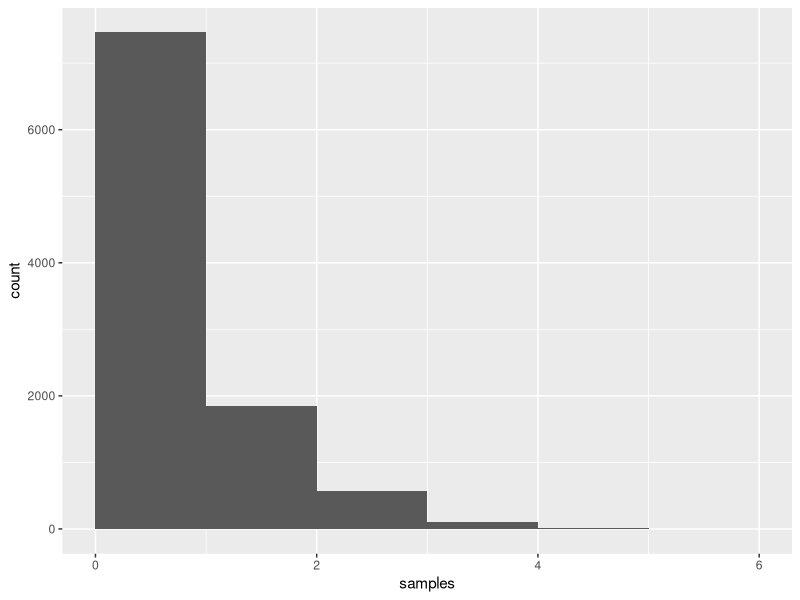
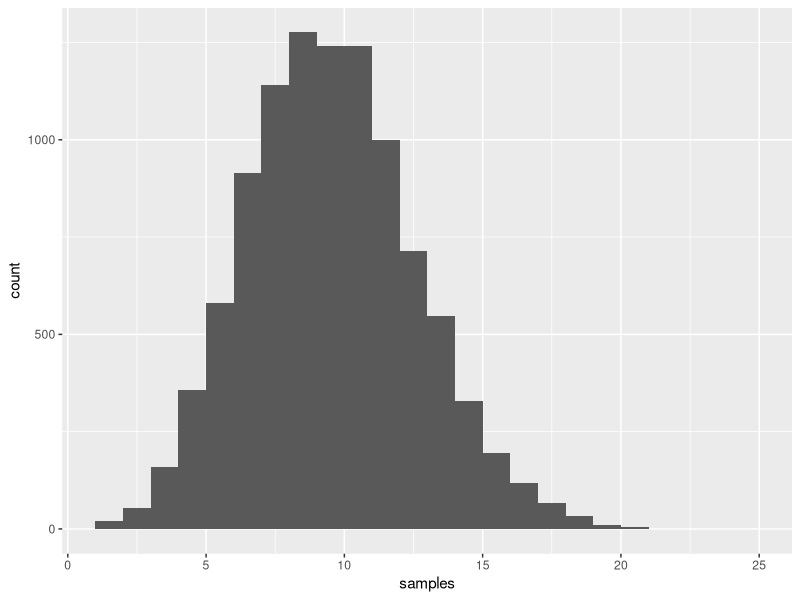
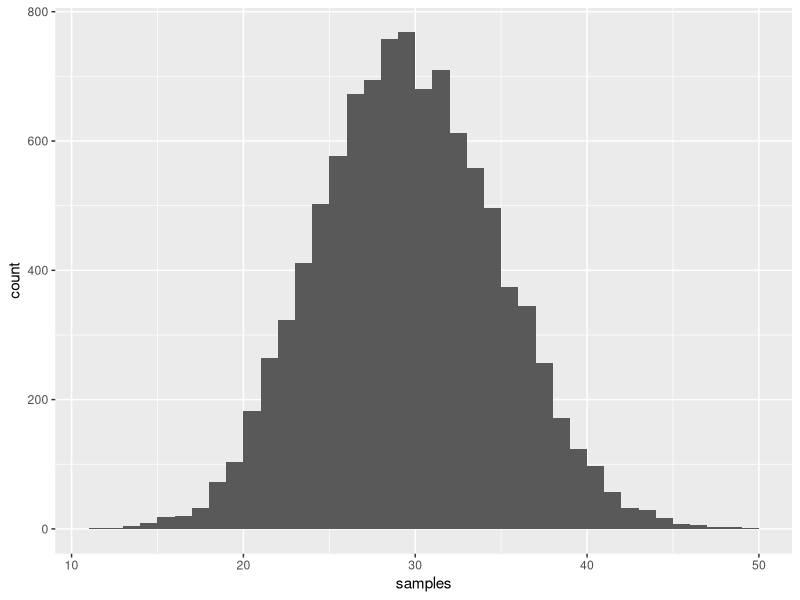
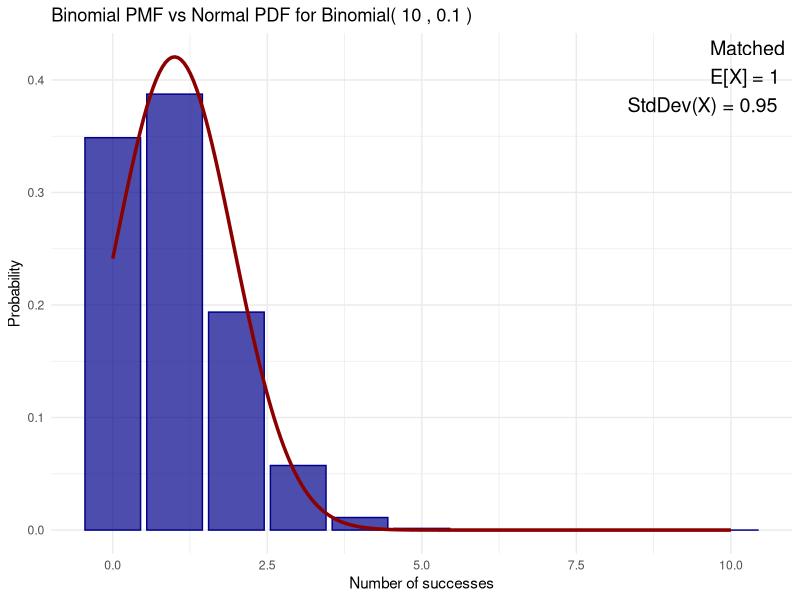
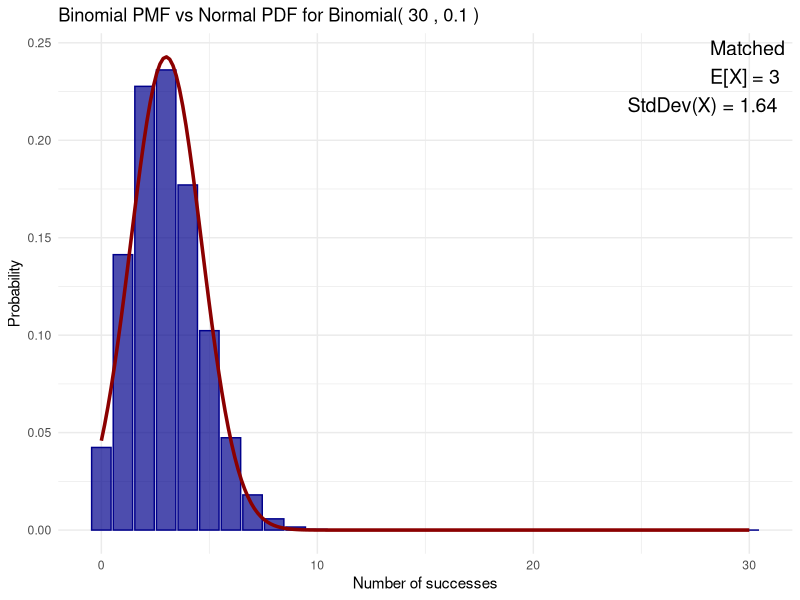
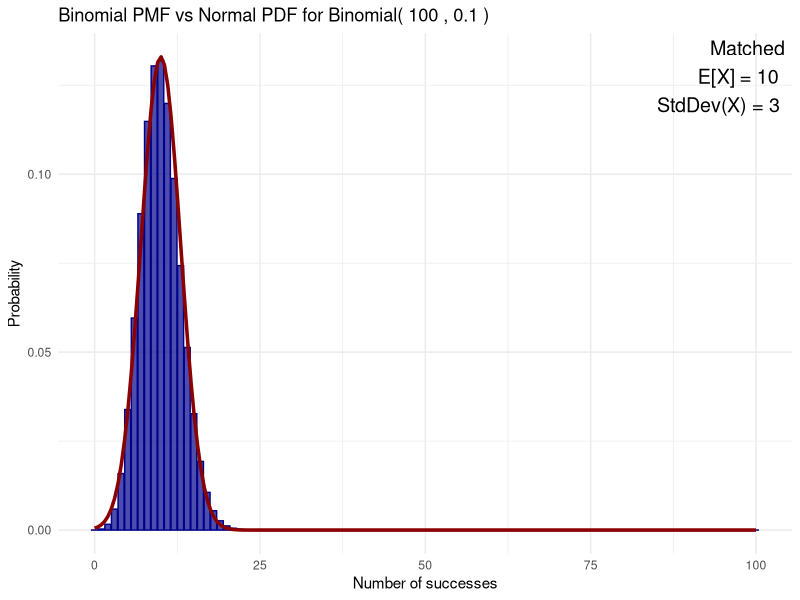
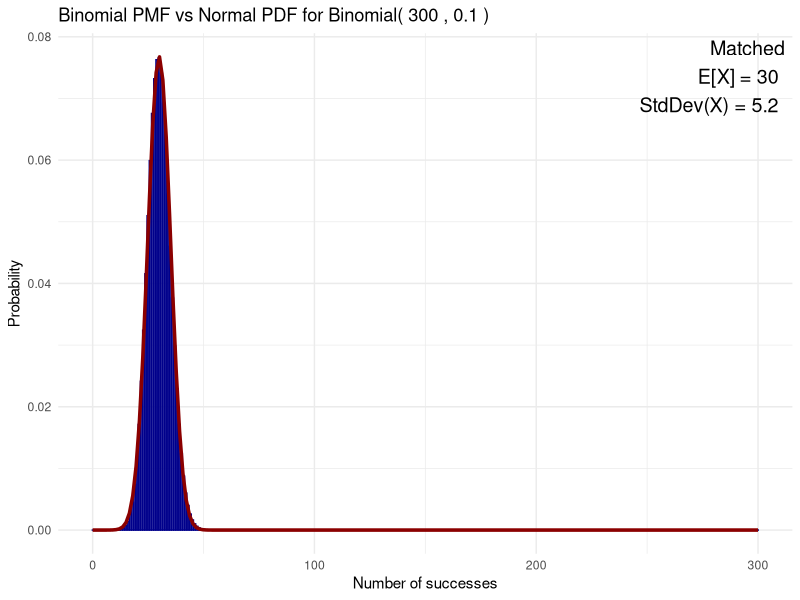

The R script that drew these images, in order:
# ---- 0. Setup and load libraries, if any ----

library(ggplot2)  # load the graphing library


# ---- 1. Binomial Distribution ----
# let X1 be the number of successes if you flip a coin 10 times and the 
# probability of a heads is 0.1. Simulate X1 10000 times

# draw 10000 samples from Binomial(10, 0.1)
# WARNING: the "n" argument in rbinom is the number of samples/simulations, 
# *not* the number of trials in Binomial(n,p)
samples1 <- rbinom(n=10000, size=10, prob=0.1) 
head(samples1)
mean(samples1)
sd(samples1)

ggplot(data=data.frame(samples1), aes(x=samples1)) +
  geom_histogram(binwidth=1, boundary=0) +
  xlab("samples")

# let X2 be the number of successes if you flip a coin 100 times and the 
# probability of a heads is 0.1. Simulate X2 10000 times

# draw 10000 samples from Binomial (100, 0.1)
samples2 <- rbinom(n=10000, size=100, prob=0.1) 
head(samples2)
mean(samples2)
sd(samples2)

ggplot(data=data.frame(samples2), aes(x=samples2)) +
  geom_histogram(binwidth=1, boundary=0) +
  xlab("samples")

# let X3 be the number of successes if you flip a coin 300 times and the 
# probability of a heads is 0.1. Simulate X3 10000 times

# draw 10000 samples from Binomial (300, 0.1)
samples3 <- rbinom(n=10000, size=300, prob=0.1) 
head(samples3)
mean(samples3)
sd(samples3)

ggplot(data=data.frame(samples3), aes(x=samples3)) +
  geom_histogram(binwidth=1, boundary=0) +
  xlab("samples")


# ---- 2. Normal approximation ----

mean1 <- 10*0.1  
var1 <- 10*0.1*(1-0.1) 

mean2 <- 100*0.1  
var2 <- 100*0.1*(1-0.1)  

mean3 <- 300*0.1  
var3 <- 300*0.1*(1-0.1)  

# Let's plot the binomial pmfs for each case, and see if they are 
# well-approximated by a normal distribution with the same mean and std dev.
# Recall that for a binomial, E[X] = np and Var(X) = np(1-p)
plot_binomial_and_normal <- function(n,p) {
  x <- 0:n
  # compute the binomial PMF
  pmf <- dbinom(x, n, p)
  
  # compute the mean and standard deviation of the binomial
  mu <- n * p # Mean of a binomial
  sigma <- sqrt(n * p * (1 - p)) # standard deviation of a binomial
  
  # compute the pdf of a Normal with those mean, stdev
  x_norm <- seq(min(x), max(x), length.out = 200)
  norm_pdf <- dnorm(x_norm, mean = mu, sd = sigma)
  
  # save it all in dataframes
  binomial_pmf_df <- data.frame(
    x = x,
    prob = pmf,
    type = "Binomial PMF",
    mu = mu,
    sigma = sigma
  )
  normal_pdf_df <- data.frame(
    x = x_norm,
    prob = norm_pdf,
    type = "Normal PDF",
    mu = mu,
    sigma = sigma
  )
  data = rbind(binomial_pmf_df, normal_pdf_df)
  
  # plot the pmf and pdf on top of each other
  ggplot(data, aes(x = x, y = prob, color = type, fill = type)) +
    geom_bar(
      data = subset(data, type == "Binomial PMF"),
      stat = "identity", position = "identity", alpha = 0.7, color = "darkblue", fill = "darkblue"
    ) +
    geom_line(
      data = subset(data, type == "Normal PDF"),
      size = 1.2, color = "darkred"
    ) +
    labs(title = paste("Binomial PMF vs Normal PDF for Binomial(",n,",",p,")"),
         x = "Number of successes", y = "Probability") +
    annotate("text", x = Inf, y = Inf, label = paste("Matched\nE[X] =", mu, "\nStdDev(X) =",
                                                     round(sigma,2)), 
             hjust = 1.1, vjust = 1.1, size = 5) +
    theme_minimal()
}

plot_binomial_and_normal(10,0.1)
plot_binomial_and_normal(30,0.1)
plot_binomial_and_normal(100,0.1)
plot_binomial_and_normal(300, 0.1)

